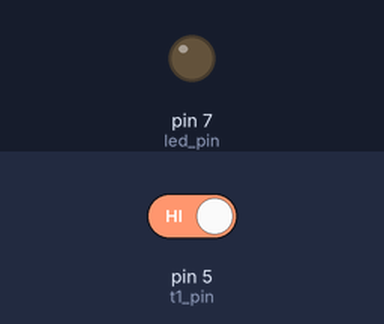
Simulated run of this sketch. Board: Arduino Uno, built with avr-gcc and run on an emulated ATmega328P. Parts: output pins drawn as LEDs (lit = HIGH). Dashed ring = blinking. Inputs (shaded band) come from the test bench; at power-on: pin 5 (t1_pin) HIGH.

Above: at 1.2 s.
1.3 s: pin 5 (t1_pin) driven LOW
At 1.7 s:
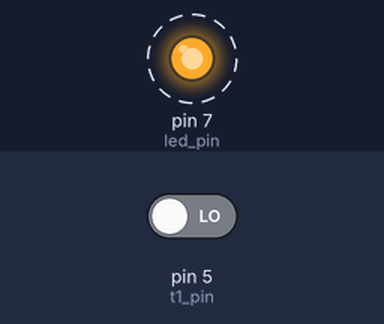
4.3 s: pin 5 (t1_pin) driven HIGH
At 5.0 s:
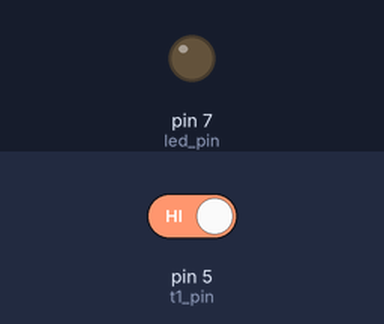
Timing chart, 0 to 7.3 s (numbered marks = the images above; inputs shaded):
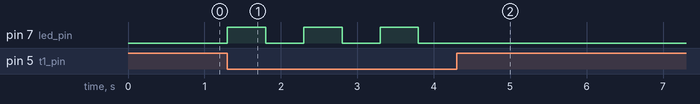

The sketch:

aufgabe_1-2.ino
```cpp
const int led_pin = 7;
const int t1_pin = 5;
bool led_state;

void setup() {
  pinMode(led_pin, OUTPUT);
  pinMode(t1_pin, INPUT);
  led_state = LOW;

}

void loop() {
  if (digitalRead(t1_pin) == LOW)
  {
    led_state = !led_state;
    digitalWrite(led_pin, led_state);
    delay(500);
  }

}
```

Measured:
- after the input at 1.3 s, pin 7 (led_pin): alternates HIGH for 0.50 s and LOW for 0.50 s, starting at once
- after the input at 4.3 s, pin 7 (led_pin): stops changing and stays LOW
